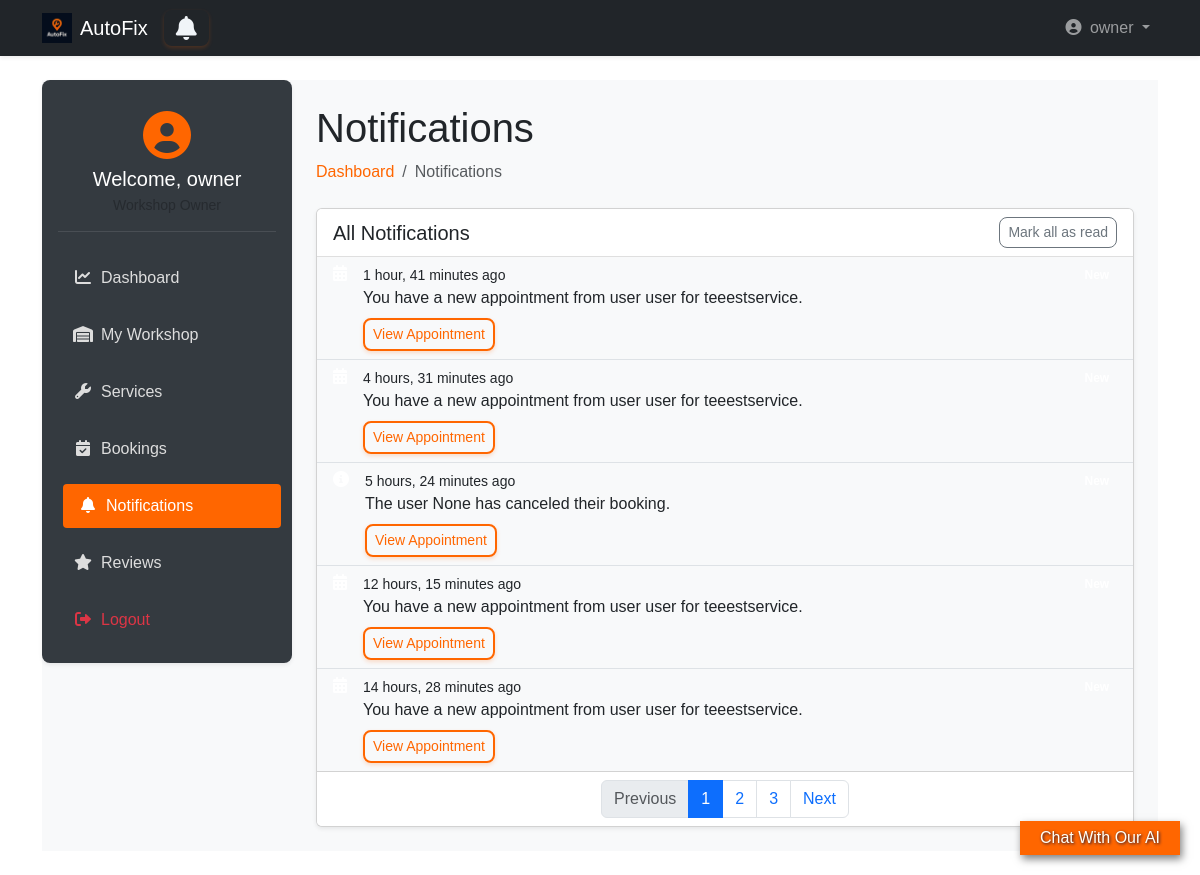
/owner_dashboard/owner/notifications (signed in), run on the app's committed database.
### accounts/models.py (models this page shows, shortened)
class User(AbstractUser):
    username = None
    email = models.EmailField(unique=True)
    phone = models.CharField(max_length=15, unique=True, blank=True)
    is_workshop_owner = models.BooleanField(default=False)
    address = models.ForeignKey(Address, on_delete=models.SET_NULL, null=True, blank=True)
    objects = UserManager()
    USERNAME_FIELD = 'email'
    REQUIRED_FIELDS = ['first_name', 'last_name']  # names required for registration
    def get_short_name(self):
        return self.first_name

### bookings/models.py (models this page shows, shortened)
class Notification(models.Model):
    user = models.ForeignKey(User, on_delete=models.CASCADE)
    message = models.CharField(max_length=255)  # Short message for the notification
    is_read = models.BooleanField(default=False)  # Whether the user has read the notification
    created_at = models.DateTimeField(auto_now_add=True)  # Timestamp when created
    booking = models.ForeignKey(Booking, on_delete=models.CASCADE, related_name='notifications')  # Link to a booking
    class Meta:
        ordering = ['-created_at']  # Order by newest first

### owner_dashboard/views.py (the view)
# urls.py: path('owner/notifications', views.notifications, name='notifications'),
def notifications(request):
    if not request.user.is_workshop_owner:
        return redirect('landing:main')
    all_notifications = Notification.objects.filter(user=request.user).order_by('-created_at')
    paginator = Paginator(all_notifications, 5)
    page_number = request.GET.get('page')
    page_obj = paginator.get_page(page_number)
    context = {
        'notifications': page_obj.object_list,
        'page_obj': page_obj,
    }
    return render(request, 'owner_dashboard/notifications.html', context)

### templates/owner_dashboard/notifications.html (shortened to what this page needs)
{% extends 'base2.html' %}
{% load static bootstrap5 %}
{% block extra_css %}
<link rel="stylesheet" href="{% static 'css/owner_dashboard.css' %}">
{% endblock %}
{% block content %}
<div class="wrapper d-flex">
    <aside class="sidebar p-3 shadow-sm">
        <div class="user-profile mb-4 text-center">
            <div class="avatar mb-2">
                <i class="fas fa-user-circle fa-3x"></i>
            </div>
            <h5 class="welcome mb-1">Welcome, {{ user.get_short_name }}</h5>
            <small class="text-muted">Workshop Owner</small>
        </div>
        <nav class="menu d-flex flex-column gap-2">
            <a href="{% url 'owner_dashboard:dashboard' %}">
                <i class="fas fa-chart-line me-2"></i>Dashboard
            </a>
            <a href="{% url 'owner_dashboard:workshop' %}">
                <i class="fas fa-warehouse me-2"></i>My Workshop
            </a>
            <a href="{% url 'owner_dashboard:services' %}">
                <i class="fas fa-wrench me-2"></i>Services
            </a>
            <a href="{% url 'owner_dashboard:bookings' %}">
                <i class="fas fa-calendar-check me-2"></i>Bookings
            </a>
            <a href="{% url 'owner_dashboard:notifications' %}" class="active-link">
                <i class="fas fa-bell me-2"></i>Notifications
            </a>
            <a href="{% url 'owner_dashboard:reviews' %}">
                <i class="fas fa-star me-2"></i>Reviews
            </a>
            <a href="{% url 'accounts:logout' %}" class="text-danger">
                <i class="fas fa-sign-out-alt me-2"></i>Logout
            </a>
        </nav>
    </aside>
    <main class="main-content flex-grow-1 p-4">
        <div class="dashboard-header mb-4">
            <h1>Notifications</h1>
            <nav aria-label="breadcrumb">
                <ol class="breadcrumb">
                    <li class="breadcrumb-item"><a class="text-decoration-none" style="color: #ff6600;"
                        href="{% url 'owner_dashboard:dashboard' %}">Dashboard</a></li>
                    <li class="breadcrumb-item active" aria-current="page">Notifications</li>
                </ol>
            </nav>
        </div>
        <div class="card shadow-sm">
            <div class="card-header bg-white d-flex justify-content-between align-items-center">
                <h5 class="mb-0">All Notifications</h5>
                <button id="mark-all-read-btn" class="btn btn-sm btn-outline-secondary" >Mark all as read</button>
            </div>
            <div class="card-body p-0">
                {% if notifications %}
                    <div class="list-group list-group-flush">
                        {% for notification in notifications %}
                        <div class="list-group-item {% if not notification.is_read %}bg-light{% endif %}">
                            <div class="d-flex justify-content-between align-items-start">
                                <div class="me-3">
                                    <div class="icon-circle bg-{% if notification.is_read %}secondary{% else %}orange{% endif %}">
                                        <i class="fas fa-{% if 'appointment' in notification.message %}calendar-alt{% elif 'reminder' in notification.message %}exclamation-circle{% else %}info-circle{% endif %} text-white"></i>
                                    </div>
                                </div>
                                <div class="flex-grow-1">
                                    <div class="small text-gray-500">{{ notification.created_at|timesince }} ago</div>
                                    <p class="mb-1">{{ notification.message }}</p>
                                    {% if notification.booking %}
                                    <a href="{% url 'owner_dashboard:bookings' %}" class="btn btn-sm btn-outline-primary mt-1">View Appointment</a>
                                    {% endif %}
                                </div>
                                {% if not notification.is_read %}
                                <span class="badge bg-orange rounded-pill">New</span>
                                {% endif %}
                            </div>
                        </div>
                        {% endfor %}
                    </div>
                {% else %}
                    <div class="text-center py-5">
                        <i class="fas fa-bell-slash fa-4x text-muted mb-3"></i>
                        <h5>No notifications</h5>
                        <p class="text-muted">You'll see notifications here when you have them</p>
                    </div>
                {% endif %}
            </div>
            <div class="card-footer bg-white">
                {% if page_obj.has_other_pages %}
                <nav aria-label="Notification pagination">
                    <ul class="pagination justify-content-center mb-0">
                        {% if page_obj.has_previous %}
                            <li class="page-item">
                                <a class="page-link" href="?page={{ page_obj.previous_page_number }}">Previous</a>
                            </li>
                        {% else %}
                            <li class="page-item disabled">
                                <span class="page-link">Previous</span>
                            </li>
                        {% endif %}
                        {% for num in page_obj.paginator.page_range %}
                            {% if page_obj.number == num %}
                                <li class="page-item active">
                                    <span class="page-link">{{ num }}</span>
                                </li>
                            {% elif num > page_obj.number|add:'-3' and num < page_obj.number|add:'3' %}
                                <li class="page-item">
                                    <a class="page-link" href="?page={{ num }}">{{ num }}</a>
                                </li>
                            {% endif %}
                        {% endfor %}
                        {% if page_obj.has_next %}
                            <li class="page-item">
                                <a class="page-link" href="?page={{ page_obj.next_page_number }}">Next</a>
                            </li>
                        {% else %}
                            <li class="page-item disabled">
                                <span class="page-link">Next</span>
                            </li>
                        {% endif %}
                    </ul>
                </nav>
                {% endif %}
            </div>
        </div>
    </main>
</div>
{% endblock %}

### templates/base2.html (shortened to what this page needs)
{% load static bootstrap5 %}
{% bootstrap_css %}
<!DOCTYPE html>
<html lang="en" dir="{% if LANGUAGE_CODE == 'ar' %}rtl{% else %}ltr{% endif %}">
<head>
    <link rel="stylesheet" href="https://cdnjs.cloudflare.com/ajax/libs/font-awesome/6.4.0/css/all.min.css">
    <link rel="stylesheet" href="{% static 'css/style.css' %}">
    <link rel="stylesheet" href="{% static 'css/ai_style.css' %}">
    {% block extra_css %}
    {% endblock %}
</head>
<body class="d-flex flex-column min-vh-100">
<nav class="navbar navbar-expand-lg navbar-dark bg-dark shadow-sm">
    <div class="container">
        <a class="navbar-brand d-flex align-items-center gap-2" href="{% if user.is_authenticated %}{% url 'landing:dashboard' %}{% else %}{% url 'landing:main' %}{% endif %}">
            <img src="{% static 'img/dark_logo.png' %}" alt="AutoFix" width="30" height="30">
            AutoFix
        </a>
        <a {% if request.user.is_workshop_owner %} href="{% url 'owner_dashboard:notifications' %}" {% elif request.user.is_superuser %} href="{% url 'admin_dashboard:notifications' %}" {% else %} href="{% url 'user_dashboard:notifications' %}" {% endif %} id="notifications-btn" class="btn btn-outline-primary position-relative">
            <i class="fa fa-bell"></i>
        </a>
        <div class="collapse navbar-collapse" id="navbarMain">
            <ul class="navbar-nav ms-auto">
                {% if user.is_authenticated %}
                    <li class="nav-item dropdown">
                        <a class="nav-link dropdown-toggle" href="#" role="button" data-bs-toggle="dropdown">
                            <i class="fas fa-user-circle me-1"></i> {{ user.get_short_name }}
                        </a>
                    </li>
                {% endif %}
            </ul>
        </div>
    </div>
</nav>
<main class="flex-grow-1 py-4">
    <div class="container">
        {% block content %}
        {% endblock %}
    </div>
</main>
<div id="chat-container">
    <div id="chat-bubble">
      <p>Chat With Our AI</p>
    </div>
</div>
<link rel="stylesheet" href="https://cdnjs.cloudflare.com/ajax/libs/font-awesome/6.0.0/css/all.min.css">
</body>
</html>

### static/css/style.css (style rules this page uses)
* { margin: 0; padding: 0; box-sizing: border-box; }
body, html { width: 100%; height: 100%; font-family: sans-serif; }
.wrapper { display: flex; height: 100%; }
.sidebar { width: 250px; background: #0d1b2a; color: #e0e1dd; display: flex; flex-direction: column; transition: width 0.3s; }
.menu { list-style: none; flex-grow: 1; }
#notifications-btn { background: none; border: none; font-size: 24px; cursor: pointer; position: relative; }
#notifications-btn .fa-bell { color: #f0f4f8; transition: color 0.3s; }

### static/css/ai_style.css (style rules this page uses)
#chat-container { position: fixed; bottom: 20px; right: 20px; z-index: 1000; }
#chat-bubble { background-color: #ff6600; color: #fffff7; cursor: pointer; box-shadow: 2px 4px 8px rgba(0,0,0,.5); margin-top: 0px; }
#chat-bubble p { align-self: center; padding: 5px; text-shadow: 1px 1px 3px #13133b; margin: 0px 15px; }

### static/css/owner_dashboard.css (style rules this page uses)
.wrapper { display: flex; min-height: 80vh; background-color: #f8f9fa; }
.sidebar { width: 250px; background-color: #343a40; color: #fff; border-radius: 8px; position: sticky; top: 20px; height: fit-content; }
.sidebar .menu a { color: #ddd; padding: 10px 15px; display: block; border-radius: 4px; transition: all 0.3s; text-decoration: none; margin-bottom: 5px; }
.sidebar .menu a:hover, .sidebar .menu .active-link { background-color: #ff6600; color: #fff; transform: translateX(5px); }
.sidebar .menu a i { width: 20px; text-align: center; }
.main-content { flex-grow: 1; padding-left: 20px; }
.user-profile { padding: 15px 0; border-bottom: 1px solid rgba(255,255,255,0.1); }
.user-profile .avatar { color: #ff6600; }
.btn { border-radius: 8px; font-weight: 500; }
.btn.btn-outline-primary { border: 2px solid #ff6600; color: #ff6600; background-color: transparent; transition: all 0.3s ease-in-out; font-weight: 500; box-shadow: 0 2px 4px rgba(255, 102, 0, 0.2); }
.card-header { background-color: white; border-bottom: 1px solid rgba(0,0,0,0.125); }

### data on the page
User: get_short_name "owner"
Notification: created_at "1 hour, 41 minutes", message "You have a new appointment from user user for teeestservice.", shows "View Appointment"
Notification: created_at "4 hours, 31 minutes", message "You have a new appointment from user user for teeestservice.", shows "View Appointment"
Notification: created_at "5 hours, 24 minutes", message "The user None has canceled their booking.", shows "View Appointment"
Notification: created_at "12 hours, 15 minutes", message "You have a new appointment from user user for teeestservice.", shows "View Appointment"
Notification: created_at "14 hours, 28 minutes", message "You have a new appointment from user user for teeestservice.", shows "View Appointment"

### other printed values
{{ num }} "1"
{{ num }} "2" "3"
